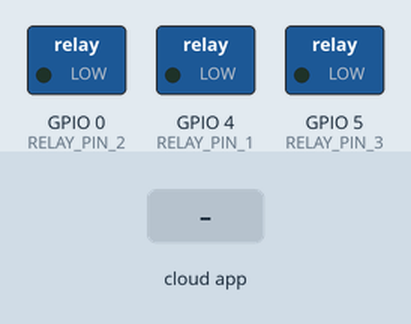
Simulated run of this sketch. Board: ESP8266 (NodeMCU). Parts: switched loads named in the sketch (green lamp = pin HIGH). The inputs (shaded band) are chosen by the test bench. WiFi joins after 1.5 s; servers stay silent unless stated; what the sketch prints to the serial monitor is not drawn.

Above: at 2.7 s.
2.8 s: the phone or cloud app sets LIGHT1 to 1
At 3.4 s:
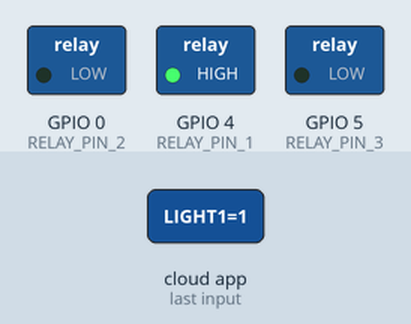
4.3 s: the phone or cloud app sets LIGHT2 to 1
At 4.6 s:
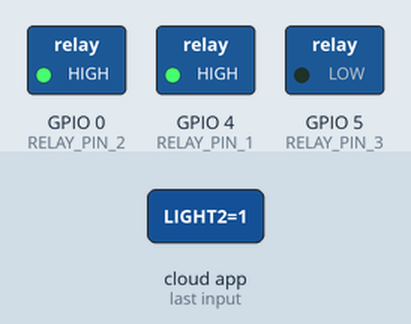
5.8 s: the phone or cloud app sets LIGHT1 to 0
At 6.9 s:
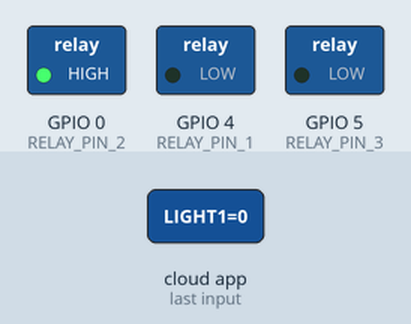
7.3 s: the phone or cloud app sets LIGHT3 to 1
At 8.1 s:
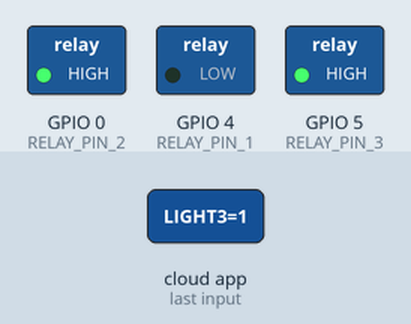
8.8 s: the phone or cloud app sets LIGHT2 to 0
At 9.2 s:
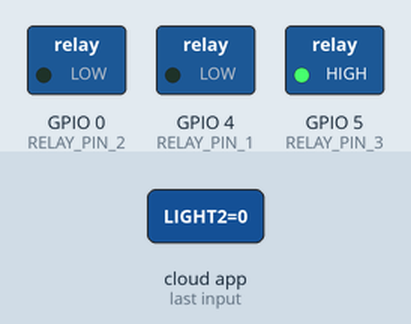
10.3 s: the phone or cloud app sets LIGHT1 to 1
At 11.5 s:
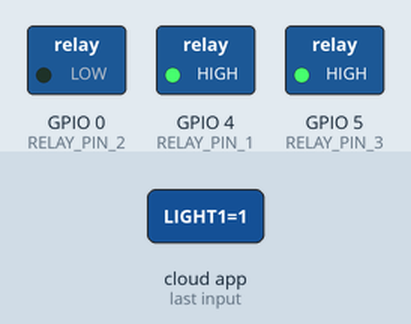
Timing chart, 0 to 12.8 s (numbered marks = the images above; inputs shaded):
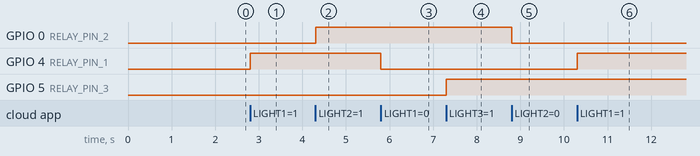

The sketch:

ESP8266_AmazonECHO_Lights.ino
```cpp
#include <Arduino.h>
#include <ESP8266WiFi.h>
#include "fauxmoESP.h"


int RELAY_PIN_1 = 4;
int RELAY_PIN_2 = 0;
int RELAY_PIN_3 = 5;

char WIFI_SSID[] = " ";//Nombre de la red Wi-Fi
char WIFI_PASS[] = " ";//Contraseña de la red WiFi

char DEVICE_1[] = "LIGHT1";
char DEVICE_2[] = "LIGHT2";
char DEVICE_3[] = "LIGHT3";

fauxmoESP SMART;

void wifiSetup() {    // Configuracion de conexion Wi-Fi
  WiFi.mode(WIFI_STA); //Modulo Wi-Fi en modo Station
  // Connect
  Serial.printf("[WIFI] Connecting to %s ", WIFI_SSID);
  WiFi.begin(WIFI_SSID, WIFI_PASS);
  // Espera..
  while (WiFi.status() != WL_CONNECTED) {
    Serial.print(".");
    delay(100);
  }
  Serial.println();
  // Conectado!
  Serial.printf("[WIFI] Modo STATION, SSID: %s, IP address: %s\n", WiFi.SSID().c_str(), WiFi.localIP().toString().c_str());
}

void setup() {

  Serial.begin(115200); //Incializacion del purto serial.
  Serial.println();

  wifiSetup();

  pinMode(RELAY_PIN_1, OUTPUT); //Declaracion de pines de salida
  digitalWrite(RELAY_PIN_1, LOW);
  pinMode(RELAY_PIN_2, OUTPUT);
  digitalWrite(RELAY_PIN_2, LOW);
  pinMode(RELAY_PIN_3, OUTPUT);
  digitalWrite(RELAY_PIN_3, LOW);

  //Por defecto, la libreria fauxmoESP crea su propio servidor web para el definido
  //El puerto TCP debe ser 80 para dispositivos de tercera generacion
  //Esto debe de ser realizado antes del enable()
  SMART.createServer(true);
  SMART.setPort(80);

  SMART.enable(true);

  SMART.addDevice(DEVICE_1); //Se agregan los dispositivos virtuales
  SMART.addDevice(DEVICE_2);
  SMART.addDevice(DEVICE_3);

  SMART.enable(true);
  SMART.onSetState([](unsigned char device_id, const char * device_name, bool state, unsigned char value) {
    Serial.printf("[MAIN] Dispositivo #%d (%s) Estado: %s Valor: %d\n", device_id, device_name, state ? "ON" : "OFF", value);
    if ( (strcmp(device_name, DEVICE_1) == 0) ) {
      Serial.println("RELAY 1 switched by Alexa");
      if (state) {
        digitalWrite(RELAY_PIN_1, HIGH);
      } else {
        digitalWrite(RELAY_PIN_1, LOW);
      }
    }
    if ( (strcmp(device_name, DEVICE_2) == 0) ) {
      Serial.println("RELAY 2 switched by Alexa");
      if (state) {
        digitalWrite(RELAY_PIN_2, HIGH);
      } else {
        digitalWrite(RELAY_PIN_2, LOW);
      }
    }
    if ( (strcmp(device_name, DEVICE_3) == 0) ) {
      Serial.println("RELAY 3 switched by Alexa");
      if (state) {
        digitalWrite(RELAY_PIN_3, HIGH);
      } else {
        digitalWrite(RELAY_PIN_3, LOW);
      }
    }
  });

}

void loop() {

  SMART.handle();

  static unsigned long last = millis();
  if (millis() - last > 5000) {
    last = millis();
    Serial.printf("[MAIN] Free heap: %d bytes\n", ESP.getFreeHeap());
    SMART.enable(true);
  }

}
```

Measured:
- after the input at 2.8 s, GPIO 4 (RELAY_PIN_1): LOW → HIGH at once
- after the input at 4.3 s, GPIO 0 (RELAY_PIN_2): LOW → HIGH at once
- after the input at 5.8 s, GPIO 4 (RELAY_PIN_1): HIGH → LOW at once
- after the input at 7.3 s, GPIO 5 (RELAY_PIN_3): LOW → HIGH at once
- after the input at 8.8 s, GPIO 0 (RELAY_PIN_2): HIGH → LOW at once
- after the input at 10.3 s, GPIO 4 (RELAY_PIN_1): LOW → HIGH at once
